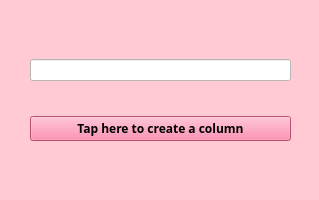
<?xml version="1.0" encoding="UTF-8"?>
<ui version="4.0">
 <class>Create_column</class>
 <widget class="QWidget" name="Create_column">
  <property name="geometry">
   <rect>
    <x>0</x>
    <y>0</y>
    <width>319</width>
    <height>200</height>
   </rect>
  </property>
  <property name="windowTitle">
   <string>Form</string>
  </property>
  <property name="styleSheet">
   <string notr="true">background-color: #FFCAD4;</string>
  </property>
  <widget class="QWidget" name="layoutWidget">
   <property name="geometry">
    <rect>
     <x>30</x>
     <y>30</y>
     <width>261</width>
     <height>141</height>
    </rect>
   </property>
   <layout class="QVBoxLayout" name="verticalLayout">
    <item>
     <widget class="QLineEdit" name="lineEdit">
      <property name="styleSheet">
       <string notr="true">background-color: #FFFFFF;</string>
      </property>
     </widget>
    </item>
    <item>
     <widget class="QPushButton" name="pushButton_create">
      <property name="font">
       <font>
        <family>Microsoft JhengHei</family>
        <weight>75</weight>
        <bold>true</bold>
       </font>
      </property>
      <property name="styleSheet">
       <string notr="true">background-color: #FF709B;</string>
      </property>
      <property name="text">
       <string>Tap here to create a column</string>
      </property>
     </widget>
    </item>
   </layout>
  </widget>
 </widget>
 <resources/>
 <connections/>
</ui>
